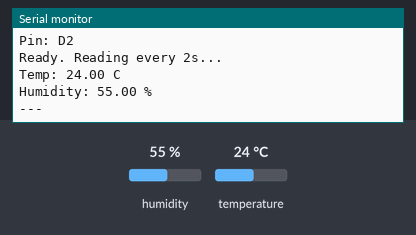
Recording of a sketch running on a simulated Arduino Uno, built with avr-gcc and run on an emulated ATmega328P. Shown: the last lines printed to the serial monitor. The inputs (shaded band) are chosen by the test bench; at power-on: humidity 55 %, temperature 24 °C.

Above: at 6.2 s.
6.3 s: humidity set to 22 %
At 7.5 s:
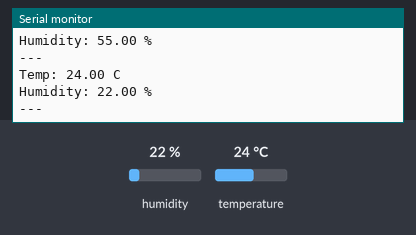
8.9 s: temperature set to 12 °C
At 10.4 s:
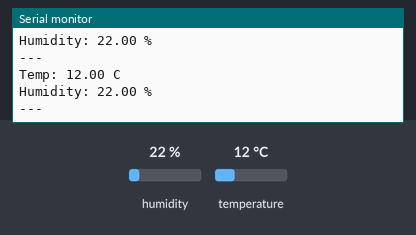
11.5 s: humidity set to 40 %
At 13.9 s:
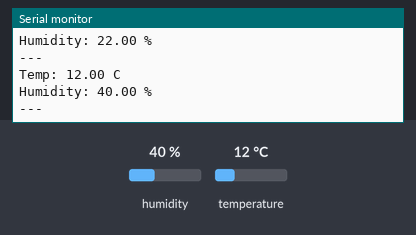
Timing chart, 0 to 15.4 s (numbered marks = the images above; inputs shaded):
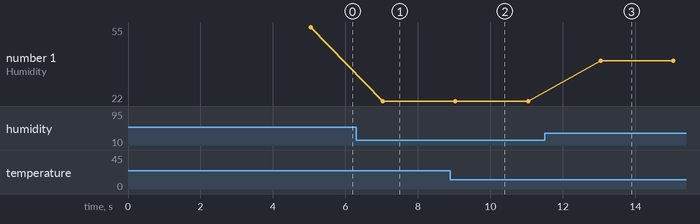

Measured:
- after the input at 6.3 s, the serial monitor: prints a new line after 0.73 s (image 1)
- after the input at 8.9 s, the serial monitor: prints a new line after 0.12 s (image 2)
- after the input at 11.5 s, the serial monitor: prints a new line after 1.5 s (image 3)
- plotted number 1: 55 → 22 after the input at 6.3 s, 22 → 40 after the input at 11.5 s

The sketch:

DHT_Test.ino
```cpp
#include <DHT.h>

// Change pin number to match your wiring
// Arduino Uno: any digital pin (2, 3, 4, etc.)
// Arduino Mega: any digital pin
#define DHT_PIN   2    // Connect DHT21 DATA to this pin
#define DHT_TYPE  DHT21

DHT dht(DHT_PIN, DHT_TYPE);

void setup() {
    Serial.begin(9600);
    delay(2000);
    Serial.println("=== DHT21 TEST ===");
    Serial.print("Pin: D");
    Serial.println(DHT_PIN);

    dht.begin();
    delay(3000);

    Serial.println("Ready. Reading every 2s...\n");
}

void loop() {
    float t = dht.readTemperature();
    float h = dht.readHumidity();

    if (isnan(t) || isnan(h)) {
        Serial.println("READ FAILED!");
        Serial.println("Check wiring:");
        Serial.println("  VCC  -> 5V");
        Serial.println("  DATA -> D2");
        Serial.println("  GND  -> GND");
        Serial.println("  4.7k pull-up DATA->VCC");
        Serial.println();
    } else {
        Serial.print("Temp: ");
        Serial.print(t);
        Serial.println(" C");
        Serial.print("Humidity: ");
        Serial.print(h);
        Serial.println(" %");
        Serial.println("---");
    }

    delay(2000);
}
```
